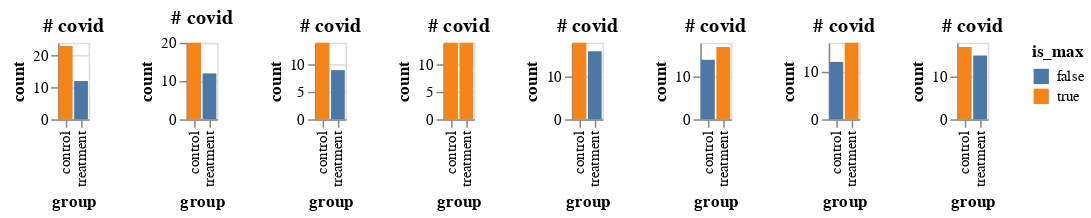

Source (notebook cell):
### Code cell
all_ = []

for j in range(8):
    df1 = make_data_frame(p_covid_treat=.1, p_covid_control=.11, totalN=300)
    plot1 = make_plot_2(df1)
    all_.append(plot1)

alt.hconcat(*all_)

### Figure 1 — Vega-Lite specification as saved in the notebook (floating-point values rounded to 4 significant figures)
{"config": {"view": {"continuousWidth": 400, "continuousHeight": 300}}, "hconcat": [{"data": {"name": "data-5369711cfd8ede80c0ce45ed5f885d55"}, "mark": "bar", "encoding": {"color": {"field": "is_max", "type": "nominal"}, "tooltip": {"field": "count", "type": "quantitative"}, "x": {"field": "group", "type": "nominal"}, "y": {"field": "count", "type": "quantitative"}}, "height": 50, "title": "# covid", "width": 20}, {"data": {"name": "data-3cd836adaba61f731b1b090b33d56dfc"}, "mark": "bar", "encoding": {"color": {"field": "is_max", "type": "nominal"}, "tooltip": {"field": "count", "type": "quantitative"}, "x": {"field": "group", "type": "nominal"}, "y": {"field": "count", "type": "quantitative"}}, "height": 50, "title": "# covid", "width": 20}, {"data": {"name": "data-bd8197b7809fbacc012ccfebad6d856b"}, "mark": "bar", "encoding": {"color": {"field": "is_max", "type": "nominal"}, "tooltip": {"field": "count", "type": "quantitative"}, "x": {"field": "group", "type": "nominal"}, "y": {"field": "count", "type": "quantitative"}}, "height": 50, "title": "# covid", "width": 20}, {"data": {"name": "data-06753ae51e2e85c6858752f20757e0e0"}, "mark": "bar", "encoding": {"color": {"field": "is_max", "type": "nominal"}, "tooltip": {"field": "count", "type": "quantitative"}, "x": {"field": "group", "type": "nominal"}, "y": {"field": "count", "type": "quantitative"}}, "height": 50, "title": "# covid", "width": 20}, {"data": {"name": "data-386a98c63ba113d0038096a07e0c578b"}, "mark": "bar", "encoding": {"color": {"field": "is_max", "type": "nominal"}, "tooltip": {"field": "count", "type": "quantitative"}, "x": {"field": "group", "type": "nominal"}, "y": {"field": "count", "type": "quantitative"}}, "height": 50, "title": "# covid", "width": 20}, {"data": {"name": "data-17af84d6460fdc10bcd825690fb9bd3e"}, "mark": "bar", "encoding": {"color": {"field": "is_max", "type": "nominal"}, "tooltip": {"field": "count", "type": "quantitative"}, "x": {"field": "group", "type": "nominal"}, "y": {"field": "count", "type": "quantitative"}}, "height": 50, "title": "# covid", "width": 20}, {"data": {"name": "data-e71f4096a7cab0041aa831601e880db3"}, "mark": "bar", "encoding": {"color": {"field": "is_max", "type": "nominal"}, "tooltip": {"field": "count", "type": "quantitative"}, "x": {"field": "group", "type": "nominal"}, "y": {"field": "count", "type": "quantitative"}}, "height": 50, "title": "# covid", "width": 20}, {"data": {"name": "data-a124fac25d8e7fd1a2b409a2ac2df3a4"}, "mark": "bar", "encoding": {"color": {"field": "is_max", "type": "nominal"}, "tooltip": {"field": "count", "type": "quantitative"}, "x": {"field": "group", "type": "nominal"}, "y": {"field": "count", "type": "quantitative"}}, "height": 50, "title": "# covid", "width": 20}], "$schema": "https://vega.github.io/schema/vega-lite/v4.17.0.json", "datasets": {"data-5369711cfd8ede80c0ce45ed5f885d55": [{"group": "treatment", "count": 12, "is_max": false}, {"group": "control", "count": 23, "is_max": true}], "data-3cd836adaba61f731b1b090b33d56dfc": [{"group": "treatment", "count": 12, "is_max": false}, {"group": "control", "count": 20, "is_max": true}], "data-bd8197b7809fbacc012ccfebad6d856b": [{"group": "treatment", "count": 9, "is_max": false}, {"group": "control", "count": 14, "is_max": true}], "data-06753ae51e2e85c6858752f20757e0e0": [{"group": "treatment", "count": 14, "is_max": true}, {"group": "control", "count": 14, "is_max": true}], "data-386a98c63ba113d0038096a07e0c578b": [{"group": "treatment", "count": 16, "is_max": false}, {"group": "control", "count": 18, "is_max": true}], "data-17af84d6460fdc10bcd825690fb9bd3e": [{"group": "treatment", "count": 17, "is_max": true}, {"group": "control", "count": 14, "is_max": false}], "data-e71f4096a7cab0041aa831601e880db3": [{"group": "treatment", "count": 16, "is_max": true}, {"group": "control", "count": 12, "is_max": false}], "data-a124fac25d8e7fd1a2b409a2ac2df3a4": [{"group": "treatment", "count": 15, "is_max": false}, {"group": "control", "count": 17, "is_max": true}]}}
